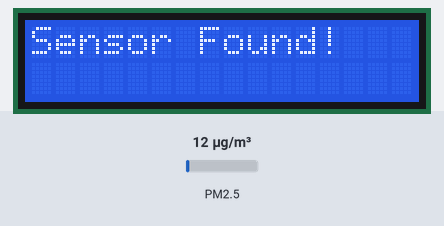
Recording of a sketch running on a simulated Arduino Uno, built with avr-gcc and run on an emulated ATmega328P. Parts: 16×2 character LCD. Inputs (shaded band) come from the test bench; at power-on: PM2.5 12 µg/m³. What the sketch prints to the serial monitor is not drawn.

Above: at 1.2 s.
At 3.3 s:
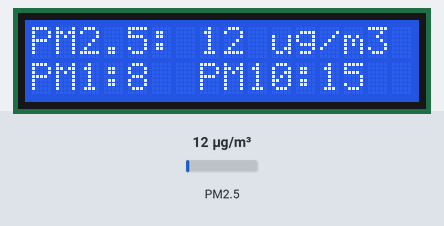
3.4 s: PM2.5 set to 6 µg/m³
At 4.7 s:
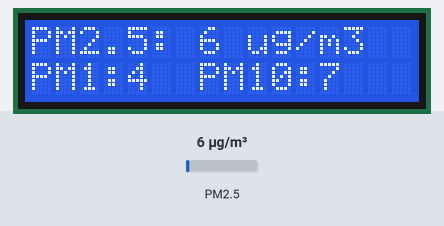
6.1 s: PM2.5 set to 75 µg/m³
At 7.6 s:
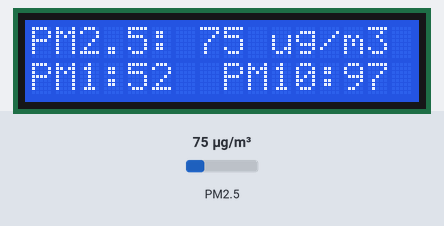
8.8 s: PM2.5 set to 150 µg/m³
At 11.2 s:
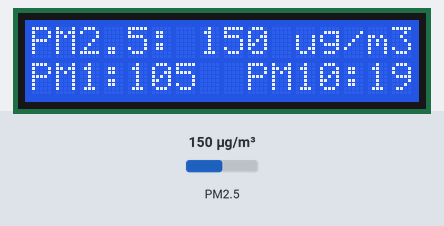
Timing chart, 0 to 12.7 s (numbered marks = the images above; inputs shaded):
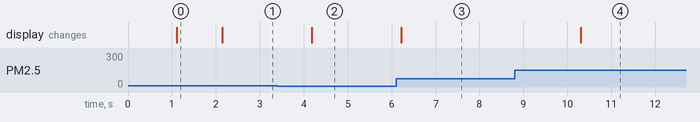

Measured:
- after the input at 3.4 s, the display: changes after 0.78 s (image 2)
- after the input at 6.1 s, the display: changes after 0.12 s (image 3)
- after the input at 8.8 s, the display: changes after 1.5 s (image 4)
- what the display in image 0 shows lasts 1.0 s, from 1.1 s to 2.1 s

The sketch:

air_sensor.ino
```cpp
#include <SoftwareSerial.h>
#include "Adafruit_PM25AQI.h"
#include <Wire.h>
#include <LiquidCrystal_I2C.h>

// Set the LCD address to 0x27 for a 16 chars and 2 line display
// Note: If your LCD stays blank, your I2C address might be 0x3F instead of 0x27
LiquidCrystal_I2C lcd(0x27, 16, 2);

// Set up SoftwareSerial for the PMS7003 sensor (RX on Pin 2, TX on Pin 3)
SoftwareSerial pmSerial(2, 3);
Adafruit_PM25AQI aqi = Adafruit_PM25AQI();

void setup() {
  Serial.begin(115200);

  // Initialize the LCD
  lcd.init();
  lcd.backlight();

  // Display a startup message
  lcd.setCursor(0, 0);
  lcd.print("Air Quality");
  lcd.setCursor(0, 1);
  lcd.print("Monitor Booting.");

  delay(1000); // Wait for sensor to boot

  pmSerial.begin(9600);

  // Check if sensor is connected
  if (!aqi.begin_UART(&pmSerial)) {
    Serial.println("Could not find PM 2.5 sensor!");
    lcd.clear();
    lcd.setCursor(0, 0);
    lcd.print("Sensor Error!");
    lcd.setCursor(0, 1);
    lcd.print("Check Wiring");
    while (1) { delay(10); } // Halt program
  }

  lcd.clear();
  lcd.setCursor(0, 0);
  lcd.print("Sensor Found!");
  delay(1000);
  lcd.clear();
}

void loop() {
  PM25_AQI_Data data;

  // Try to read data
  if (!aqi.read(&data)) {
    Serial.println("Could not read from sensor. Retrying...");
    delay(500);
    return;
  }

  // Print to Serial Monitor for debugging
  Serial.print("PM1.0: "); Serial.print(data.pm10_standard);
  Serial.print("\tPM2.5: "); Serial.print(data.pm25_standard);
  Serial.print("\tPM10: "); Serial.println(data.pm100_standard);

  // Format and print to the LCD
  // Row 0: "PM2.5: 123 ug/m3" (Max 16 characters)
  lcd.setCursor(0, 0);
  lcd.print("PM2.5: ");
  lcd.print(data.pm25_standard);
  lcd.print(" ug/m3   "); // Extra spaces clear leftover numbers from previous readings

  // Row 1: "PM1:123 PM10:123" (Max 16 characters)
  lcd.setCursor(0, 1);
  lcd.print("PM1:");
  lcd.print(data.pm10_standard);
  lcd.print("  PM10:");
  lcd.print(data.pm100_standard);
  lcd.print("    "); // Extra spaces to overwrite old characters

  // Wait 2 seconds before the next update
  delay(2000);
}
```
